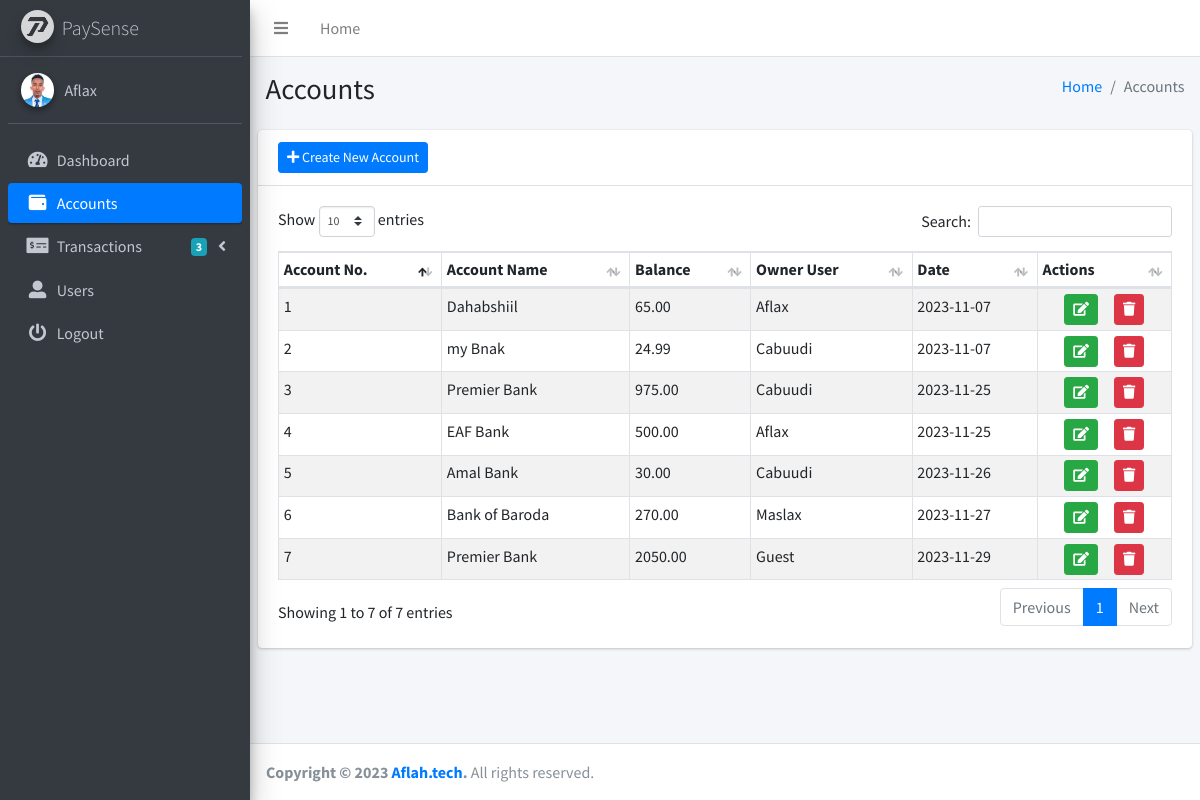
Page /accounts (signed in) on the committed database.
### app/models.py (models this page shows, shortened)
class User(db.Model,UserMixin):
    id = db.Column(db.Integer, primary_key=True)
    username = db.Column(db.String(20), unique=True, nullable=False)
    email = db.Column(db.String(120), unique=True, nullable=False)
    password = db.Column(db.String(60), nullable=False)
    usertype = db.Column(db.String(10), nullable=False)
    profile_pic = db.Column(db.String(20), nullable=False, default='default.jpg')
    reg_date = db.Column(db.DateTime, nullable=False, default=datetime.utcnow)
    accounts = db.relationship('Account', backref='owner', lazy=True)

class Account(db.Model):
    account_number = db.Column(db.Integer, primary_key=True)
    account_name = db.Column(db.String(50), nullable=False)
    balance = db.Column(db.Numeric(10, 2), nullable=False)
    reg_date = db.Column(db.DateTime, nullable=False, default=datetime.utcnow)
    transactions = db.relationship('Transaction', backref='account', lazy=True)
    user_id = db.Column(db.Integer, db.ForeignKey('user.id'),nullable=False)

### app/routes.py (the view)
@app.route("/accounts", strict_slashes=False)
@login_required
def accounts():
    form = AccountForm()
    current_year = datetime.datetime.now().year
    if current_user.usertype == "Admin":
        accounts = Account.query.order_by(Account.account_number.asc())
    else:
        accounts = Account.query.filter_by(owner=current_user).order_by(Account.account_number.asc())
    return render_template('accounts.html', title='Accounts',form=form,accounts=accounts,current_year=current_year)

### app/forms.py (shortened to what this page needs)
class AccountForm(FlaskForm):
    account_name = StringField('Account name',validators=[DataRequired(), Length(min=3, max=100)])
    balance = DecimalField('Balance', validators=[InputRequired()])
    submit = SubmitField('Create')

### app/models.py (called while the page is built)
@login_manager.user_loader
def load_user(user_id):
    return User.query.get(int(user_id))

### app/templates/accounts.html (shortened to what this page needs)
<!DOCTYPE html>
<html>
<head>
  <link rel="stylesheet" href="{{ url_for('static', filename='plugins/toastr/toastr.min.css') }}">
  <link rel="stylesheet" href="{{ url_for('static', filename='plugins/fontawesome-free/css/all.min.css') }}">
  <link rel="stylesheet" href="https://code.ionicframework.com/ionicons/2.0.1/css/ionicons.min.css">
  <link rel="stylesheet" href="{{ url_for('static', filename='plugins/datatables-bs4/css/dataTables.bootstrap4.min.css') }}">
  <link rel="stylesheet" href="{{ url_for('static', filename='plugins/datatables-responsive/css/responsive.bootstrap4.min.css') }}">
  <link rel="stylesheet" href="{{ url_for('static', filename='dist/css/adminlte.min.css') }}">
</head>
<body class="hold-transition sidebar-mini">
<div class="wrapper">
  <nav class="main-header navbar navbar-expand navbar-white navbar-light">
    <ul class="navbar-nav">
      <li class="nav-item">
        <a class="nav-link" data-widget="pushmenu" href="#" role="button"><i class="fas fa-bars"></i></a>
      </li>
      <li class="nav-item d-none d-sm-inline-block">
        <a href="{{ url_for('home') }}" class="nav-link">Home</a>
      </li>
    </ul>
  </nav>
  <aside class="main-sidebar sidebar-dark-primary elevation-4">
    {% include 'sidebar.html' %}
  </aside>
  <div class="content-wrapper">
    <section class="content-header">
      <div class="container-fluid">
        <div class="row mb-2">
          <div class="col-sm-6">
            <h1>Accounts</h1>
          </div>
          <div class="col-sm-6">
            <ol class="breadcrumb float-sm-right">
              <li class="breadcrumb-item"><a href="{{ url_for('home') }}">Home</a></li>
              <li class="breadcrumb-item active">Accounts</li>
            </ol>
          </div>
        </div>
      </div>
    </section>
    <section class="content">
      <div class="row">
        <div class="col-12">
          <div class="card">
            <div class="card-header">
              <button class="btn btn-primary btn-sm" data-toggle="modal" data-target="#modal-create-account"><i class="fas fa-plus"></i>
                Create New Account
              </button>
            </div>
            <div class="card-body">
              <table id="example1" class="table table-bordered table-striped table-sm">
                <thead>
                <tr>
                  <th>Account No.</th>
                  <th>Account Name</th>
                  <th>Balance</th>
                  {% if current_user.usertype == 'Admin' %}
                    <th>Owner User</th>
                  {% endif %}
                  <th>Date</th>
                  <th>Actions</th>
                </tr>
                </thead>
                <tbody>
                {% for account in accounts %}
                  <tr>
                    <td>{{ account.account_number }}</td>
                    <td>{{ account.account_name }}</td>
                    <td>{{ account.balance}}</td>
                    {% if current_user.usertype == 'Admin' %}
                      <td>{{ account.owner.username }}</td>
                    {% endif %}
                    <td>{{ account.reg_date.strftime('%Y-%m-%d')}}</td>
                    <td>
                      <div class="d-flex justify-content-center align-items-center h-100">
                        <button type="button" class="btn btn-success btn-sm mr-2" data-toggle="modal" data-target="#modal-update-account-{{ account.account_number }}"><i class="fas fa-edit"></i></button>
                        <button type="button" class="btn btn-danger btn-sm ml-2" data-toggle="modal" data-target="#modal-danger-{{ account.account_number }}">
                          <i class="fas fa-trash"></i>
                        </button>
                      </div>
                    </td>
                  </tr>
                {% endfor %}
                </tbody>
              </table>
            </div>
          </div>
        </div>
      </div>
    </section>
  </div>
  {% include 'footer.html' %}
</div>
</body>
</html>

### app/templates/sidebar.html (shortened to what this page needs)
<div class="sidebar">
<a href="{{ url_for('home') }}" class="brand-link ml-n2">
  <img src="{{ url_for('static', filename='img/Paysense.png') }}" alt="paysense" class="brand-image img-circle elevation-3" style="opacity: .8">
  <span class="brand-text font-weight-light">PaySense</span>
</a>
  <div class="user-panel mt-3 pb-3 mb-3 d-flex">
    <div class="image">
      <img src="{{ url_for('static', filename='img/' + current_user.profile_pic) }}" class="img-circle elevation-2" alt="User Image">
    </div>
    <div class="info">
      <a href="{{ url_for('profile') }}" class="d-block">{{ current_user.username }}</a>
    </div>
  </div>
  <nav class="mt-2">
    <ul class="nav nav-pills nav-sidebar flex-column" data-widget="treeview" role="menu" data-accordion="false">
      <li class="nav-item">
        <a href="{{ url_for('home') }}" class="nav-link {% if request.path == url_for('home') %}active{% endif %}">
          <i class="nav-icon fas fa-tachometer-alt"></i>
          <p>
            Dashboard
          </p>
        </a>
      </li>
      <li class="nav-item">
        <a href="{{ url_for('accounts') }}" class="nav-link {% if request.path == url_for('accounts') %}active{% endif %}">
          <i class="nav-icon fas fa-wallet"></i>
          <p>
            Accounts
          </p>
        </a>
      </li>
      <li class="nav-item has-treeview">
        <a href="#" class="nav-link">
          <i class="nav-icon fas fa-money-check-alt"></i>
          <p>
            Transactions
            <i class="fas fa-angle-left right"></i>
            <span class="badge badge-info right">3</span>
          </p>
        </a>
      </li>
      {% if current_user.usertype == "Admin"%}
      <li class="nav-item">
        <a href="{{ url_for('users') }}" class="nav-link {% if request.path == url_for('users') %}active{% endif %}">
          <i class="nav-icon fas fa-user-alt"></i>
          <p>
            Users
          </p>
        </a>
      </li>
      {% endif %}
      <li class="nav-item">
        <a href="{{ url_for('logout') }}" class="nav-link">
          <i class="nav-icon fas fa-power-off "></i>
          <p>
            Logout
          </p>
        </a>
      </li>
    </ul>
  </nav>
</div>

### rows in the picture
User: profile_pic (picture), username "Aflax"
Account: account_number "1", account_name "Dahabshiil", balance "65.00", owner.username "Aflax", reg_date "2023-11-07"
Account: account_number "2", account_name "my Bnak", balance "24.99", owner.username "Cabuudi", reg_date "2023-11-07"
Account: account_number "3", account_name "Premier Bank", balance "975.00", owner.username "Cabuudi", reg_date "2023-11-25"
Account: account_number "4", account_name "EAF Bank", balance "500.00", owner.username "Aflax", reg_date "2023-11-25"
Account: account_number "5", account_name "Amal Bank", balance "30.00", owner.username "Cabuudi", reg_date "2023-11-26"
Account: account_number "6", account_name "Bank of Baroda", balance "270.00", owner.username "Maslax", reg_date "2023-11-27"
Account: account_number "7", account_name "Premier Bank", balance "2050.00", owner.username "Guest", reg_date "2023-11-29"
